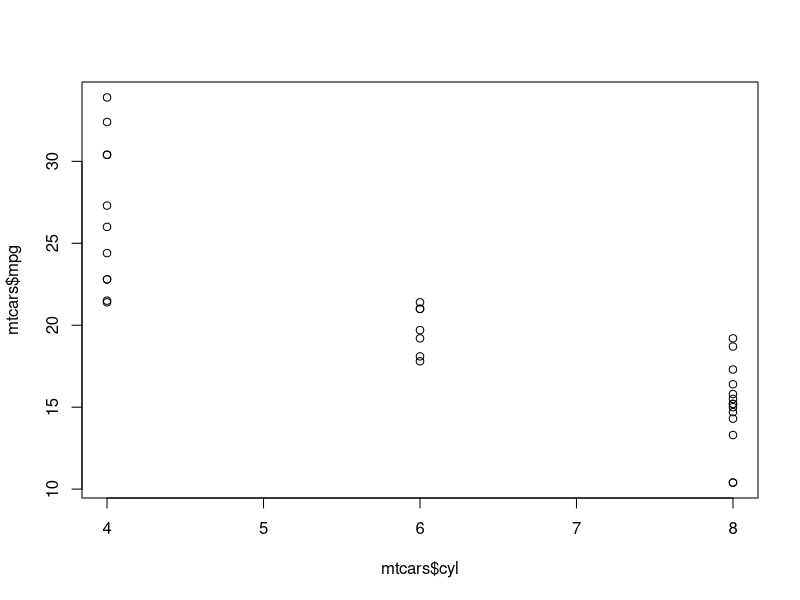
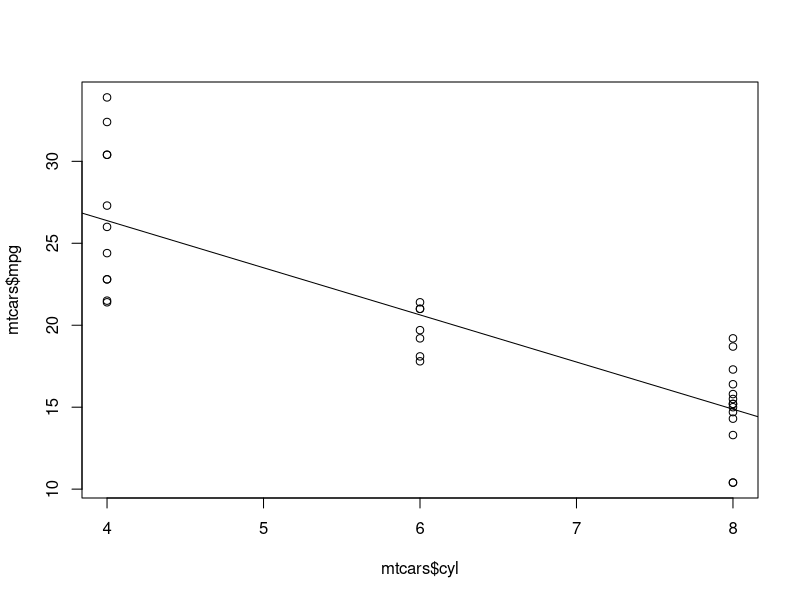
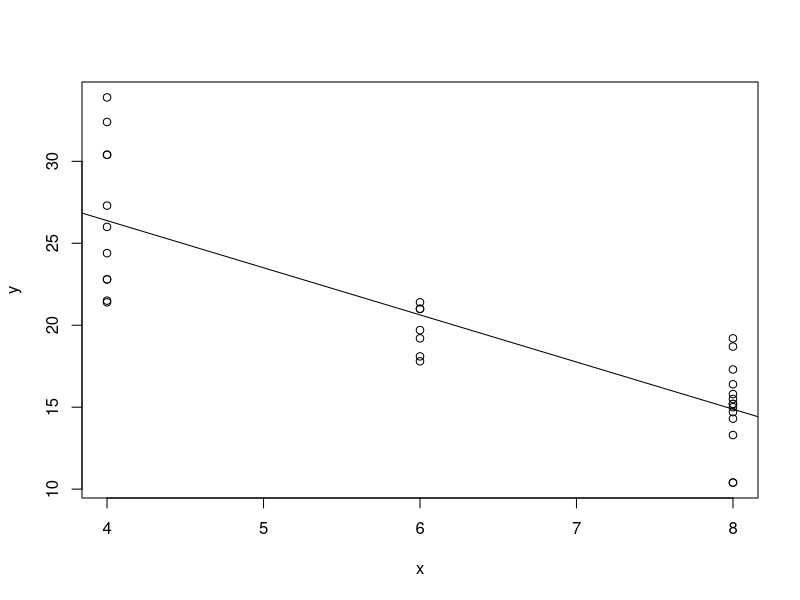

Recreate these plots in R, in order.
## ---- chunk 1
mod <- lm(mpg ~ cyl, data = mtcars)
print(mod)
## ---- chunk 2
mod$coefficients
## ---- chunk 3
# Start with simple plot
plot(mtcars$cyl, mtcars$mpg)
## ---- chunk 4
# Start with simple plot
plot(mtcars$cyl, mtcars$mpg)
# Add fitted line
abline(mod)
## ---- chunk 5
# Create an empty fucntion:
make_plot <- function(x, y, model) {
  plot(x, y)
  abline(model)
}

# Call the function
make_plot(mtcars$cyl, mtcars$mpg, mod)
## ---- chunk 6
#| code-fold: true
#| code-summary: "Show the code"

# Determine the version of R being used by webR 
major_minor_version <- paste(
  R.version$major, 
  strsplit(R.version$minor, ".", fixed = TRUE)[[1L]][1L],
  sep = "."
)

# Obtain a list of packages
webr_info <- as.data.frame(
  available.packages(
    contriburl = paste0(
      "https://repo.r-wasm.org/bin/emscripten/contrib/", 
      major_minor_version
    )
  )
)

# Obtain the number of R packages built
n_webr_pkgs <- nrow(webr_info)

# Number of R packages available to webR
cat("There are current", n_webr_pkgs, 
    "available to use with webR!\n")

# Only view the first few, there's a lot available!
head(webr_info[, c("Version", "License")], n = 15)
